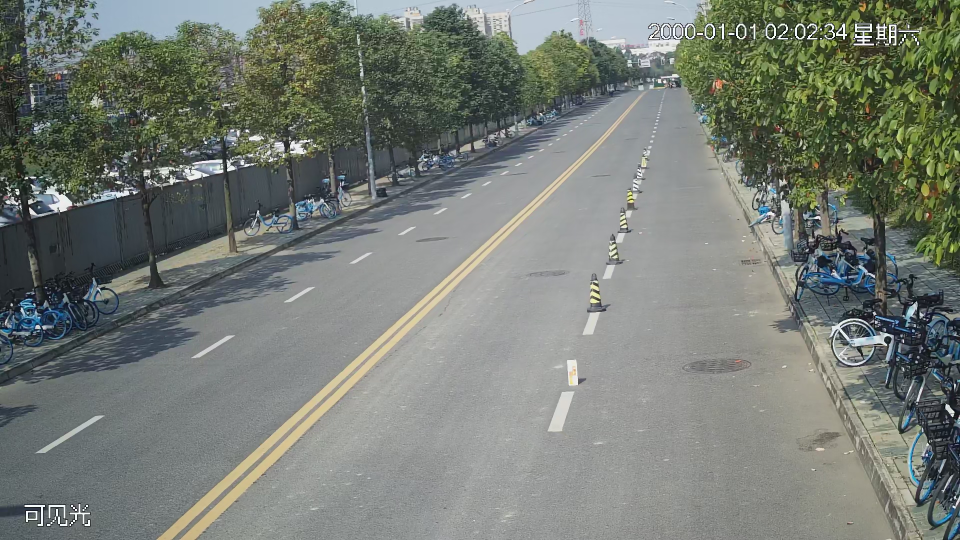
#> input picture 15432-0003.png, 1920 x 1080 px, found by its file name (shown at 1/2 size)
$ python huadong_hist.py   (older library calls are emulated)
#> lines starting #> are read from the running program, lines starting #| are printed output that depends on the picture; after the words box and inside, x2 and y2 are one past the last pixel; in counts of white or black regions, pixels touching at a corner belong together; pictures that were not available may be replaced by others from this repository, and a replacement may not be noted
import cv2
import numpy as np
from skimage.metrics import structural_similarity as compare_ssim
# Load images as grayscale
img1 = cv2.imread('/Users/sonny_he/Desktop/opencv_learning/15432-0003.png')
#> img1 is the input picture: shape (1080, 1920, 3); mean B, G, R 117.2, 124.4, 118.6
img2 = cv2.imread('/Users/sonny_he/Desktop/opencv_learning/13409.jpg')
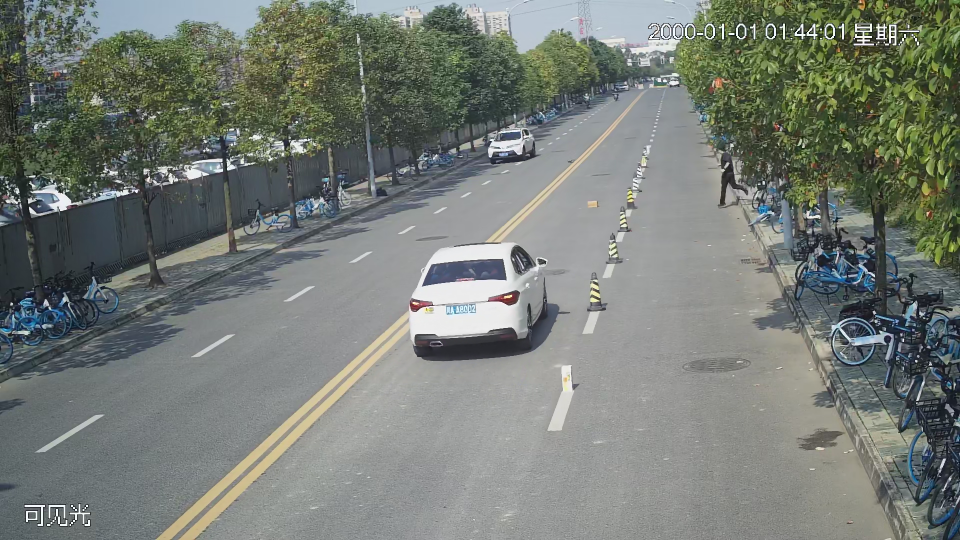
#> input picture 13409.png, 1920 x 1080 px, given in place of 13409.jpg, which was not available (shown at 1/2 size)
#> img2 is the input picture: shape (1080, 1920, 3); mean B, G, R 117.7, 124.1, 118.3


img1 = cv2.cvtColor(img1, cv2.COLOR_RGB2GRAY)
#> img1: shape (1080, 1920)
img2 = cv2.cvtColor(img2, cv2.COLOR_RGB2GRAY)
#> img2: shape (1080, 1920)

pts1 = np.array([[0, 1080], [390, 1080], [1215, 278], [1400, 278], [1730, 1080], [1920, 1080], [1920, 0], [0,0]])
pts2 = np.array([[980,1080], [1100, 1080], [1340,178],[1325,178]])
pts3 = np.array([[0, 1080], [1920, 1080], [1920, 980], [0, 980]])

cv2.fillPoly(img1, [pts2], (255), 8, 0)
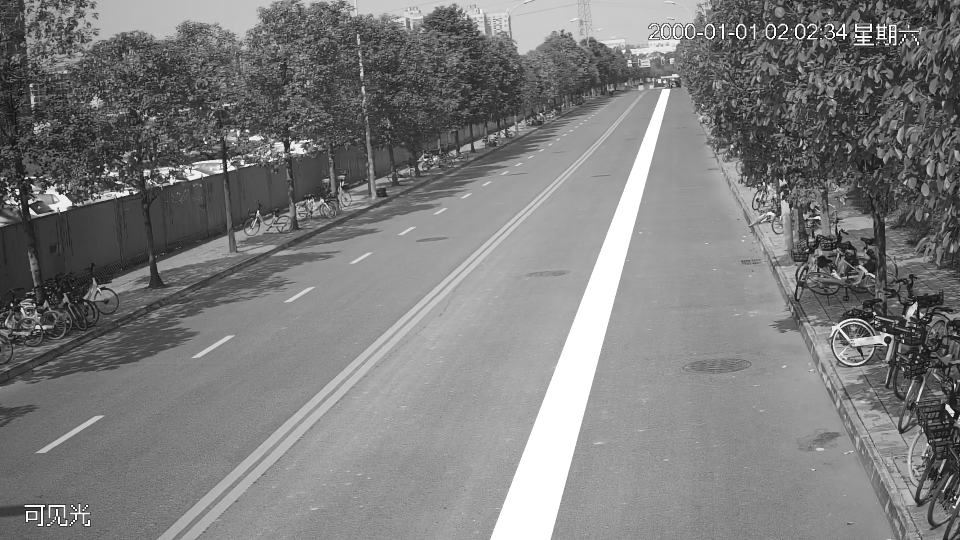
#> img1: shape (1080, 1920) (shown at 1/2 size); min 0, max 255, mean 124.3
cv2.fillPoly(img1, [pts1], (255), 8, 0)
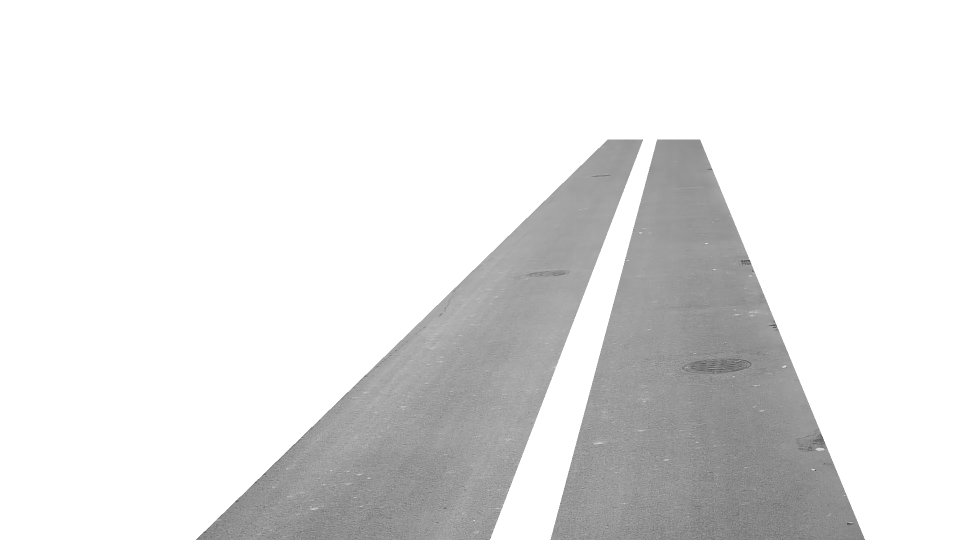
#> img1: shape (1080, 1920) (shown at 1/2 size); min 49, max 255, mean 227.9

cv2.imwrite("img1.png", img1)
cv2.fillPoly(img2, [pts2], (255), 8, 0)
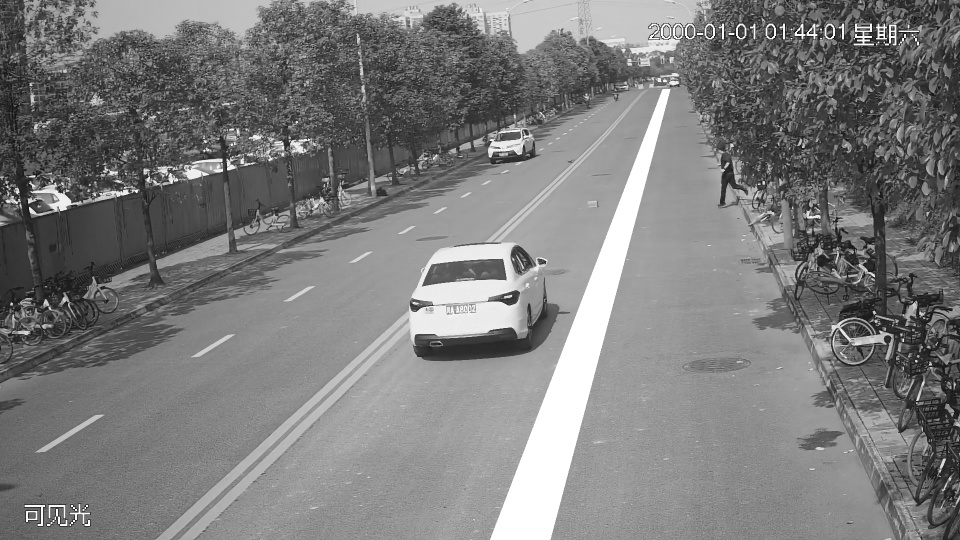
#> img2: shape (1080, 1920) (shown at 1/2 size); min 0, max 255, mean 124.3
cv2.fillPoly(img2, [pts1], (255), 8, 0)

cv2.imwrite("img2.png", img2)
img3 = img2
# 滑动窗口的大小
win_size = 30
# 计算图像的大小
h, w = img1.shape
#> h = 1080; w = 1920
# 计算分割成的小块的数量
n_blocks_h = h // win_size
#> n_blocks_h = 36
n_blocks_w = w // win_size
#> n_blocks_w = 64

# 分割图像为小块并计算相似度
similarity = np.zeros((n_blocks_h, n_blocks_w), dtype=np.float32)
for i in range(n_blocks_h):
    for j in range(n_blocks_w):
        # 计算当前小块的位置
        x = j * win_size
        y = i * win_size

        # 截取小块
        block1 = img1[y:y+win_size, x:x+win_size]
        block2 = img2[y:y+win_size, x:x+win_size]

        # 计算当前小块的相似度
        # diff = cv2.absdiff(block1, block2)
        hist1 = cv2.calcHist([block1], [0], None, [256], [0, 256])
        hist2 = cv2.calcHist([block2], [0], None, [256], [0, 256])
        # similarity[i, j] = compare_ssim(block1, block2, channel_axis = None)
        similarity[i, j] = cv2.compareHist(hist1, hist2, cv2.HISTCMP_CORREL)
        print(similarity[i,j])
        # similarity[i, j] = (similarity[i, j] + 1) * 0.5
        # print(similarity[i, j])

# 将相似度大于0.5的小块设为1，否则设为0
threshold = 0.87
similarity[similarity > threshold] = 1
similarity[similarity <= threshold] = 0
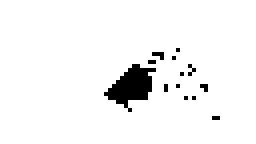
#> similarity: shape (36, 64) float32 (shown 4 times larger); values 0 (black) and 1 (white), 95.6% white; 13 black regions (12 under 20 px), largest, box (x1, y1, x2, y2) and area: (26, 16, 39, 28) 79

# 拼接小块得到整个图像
result = np.zeros((h, w), dtype=np.uint8)
for i in range(n_blocks_h):
    for j in range(n_blocks_w):
        # 计算当前小块的位置
        x = j * win_size
        y = i * win_size

        # 将当前小块的值拷贝到整个图像中
        result[y:y+win_size, x:x+win_size] = similarity[i, j] * 255
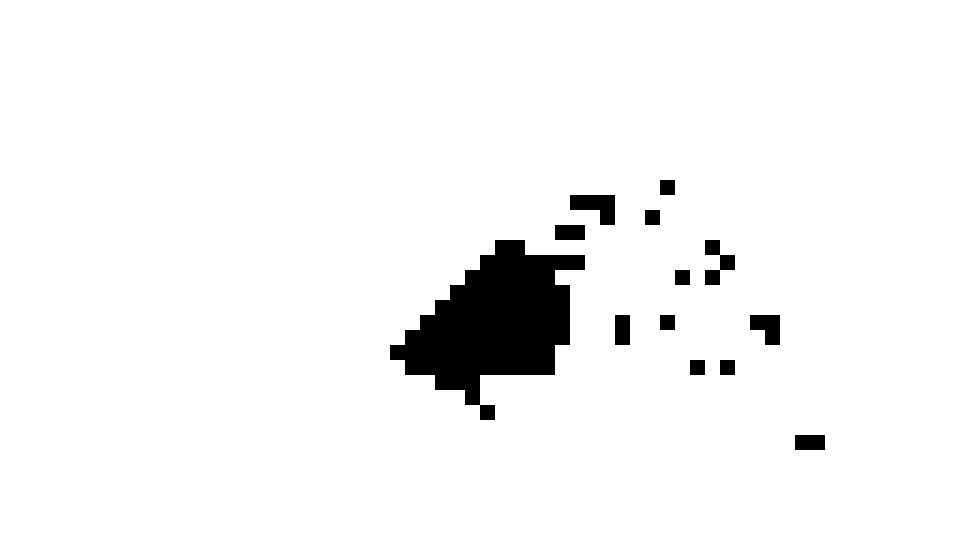
#> result: shape (1080, 1920) (shown at 1/2 size); 95.6% white; 13 black regions

contours,_ =cv2.findContours(result, cv2.RETR_TREE, cv2.CHAIN_APPROX_SIMPLE)    # 判断矩形是否满足条件
#> contours = 17 contours; largest, box (x1, y1, x2, y2) and area: (0, 0, 1920, 1080) 2070601, (779, 479, 1171, 811) 70942, (1139, 389, 1231, 451) 3748, (1499, 629, 1561, 691) 2818, (1589, 869, 1651, 901) 1889
if contours:
    for contour in contours:
        x,y,w,h=cv2.boundingRect(contour)
        if 50 < cv2.contourArea(contour) < 10000:
            cv2.rectangle(img3,(x,y),(x+w,y+h),(255,255,0),2)
#> this loop made 17 passes
#> (x, y, w, h) on passes 2 to 13: (1589, 869, 62, 32), (959, 809, 32, 32), (1439, 719, 32, 32), (1379, 719, 32, 32), (1499, 629, 62, 62), (1319, 629, 32, 32), (1229, 629, 32, 62), (1409, 539, 32, 32), (1349, 539, 32, 32), (1439, 509, 32, 32), (1409, 479, 32, 32), (779, 479, 392, 332)
#> (contour, x, y, w, h) on pass 1: ([[0, 0], [0, 1079], [1919, 1079], [1919, 0]], 0, 0, 1920, 1080)
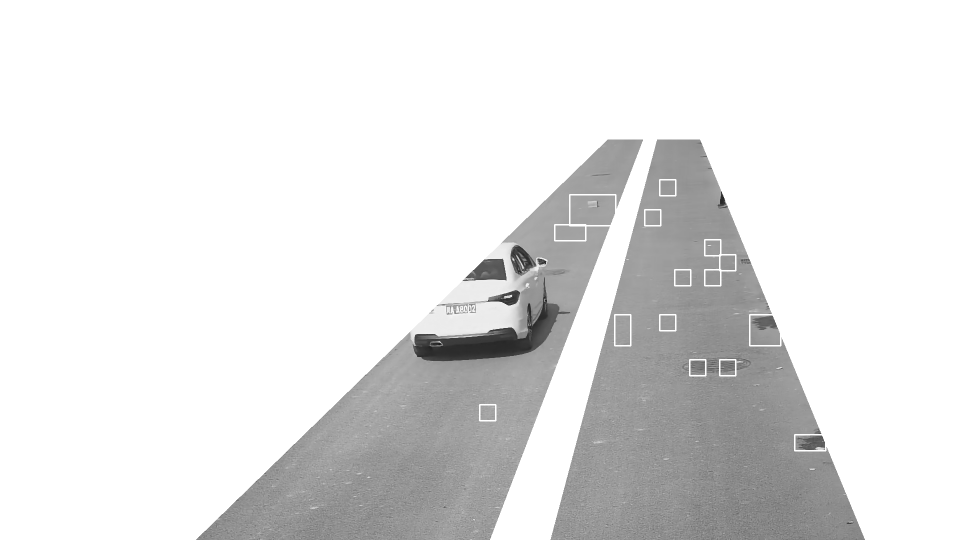
#> img3: shape (1080, 1920) (shown at 1/2 size); min 15, max 255, mean 227.8
            # cv2.imshow('image',img1)    # 读下一帧

# 输出结果图像
cv2.imwrite('result——hist_init.png', result)
cv2.imwrite('result——hist_img2.png', img3)
